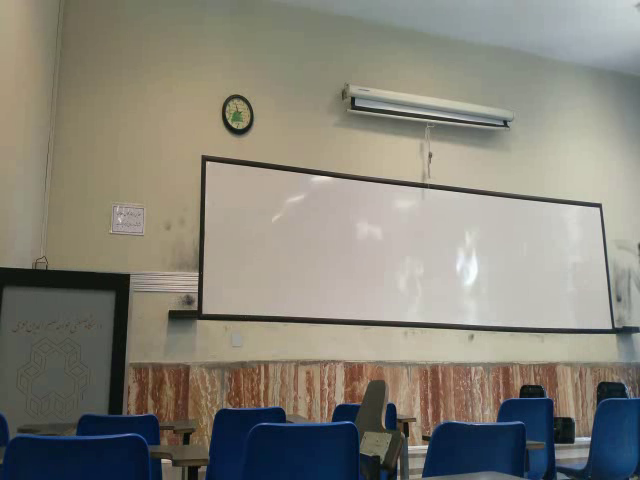
#> input picture frame 8 of Computer vision course-ws/Homwork1-ws/Aref_Tshirt.avi, 640 x 480 px, given in place of the camera
$ python Aref_Tshirt.py
#> lines starting #> are read from the running program, lines starting #| are printed output that depends on the picture; after the words box and inside, x2 and y2 are one past the last pixel; in counts of white or black regions, pixels touching at a corner belong together
import cv2
import numpy as np

cap=cv2.VideoCapture()

cap.open('/home/alireza/Documents/Homework 1/Make him invisible.avi')

stackedFrame = []
stackedCFrame = []

minHSV = np.array( [100, 10, 50] )
maxHSV = np.array( [155, 180, 210] )
kernel = np.ones( (5, 5), np.uint8 )

w=640
h=480
fourcc = cv2.VideoWriter_fourcc(*'XVID') # choose codec
out = cv2.VideoWriter('Aref_Tshirt.avi',fourcc, 30.0, (w,h))

while True:


     ret, I = cap.read()
#> I is the input picture: shape (480, 640, 3); mean B, G, R 120.1, 130.4, 133.1

     if ret == False:
          exit(0)
     else:

          hsv = cv2.cvtColor(I,cv2.COLOR_BGR2HSV)
#> hsv: shape (480, 640, 3); mean H, S, V 38.8, 59.8, 139.9
          mskHSV = cv2.inRange( hsv, minHSV, maxHSV )
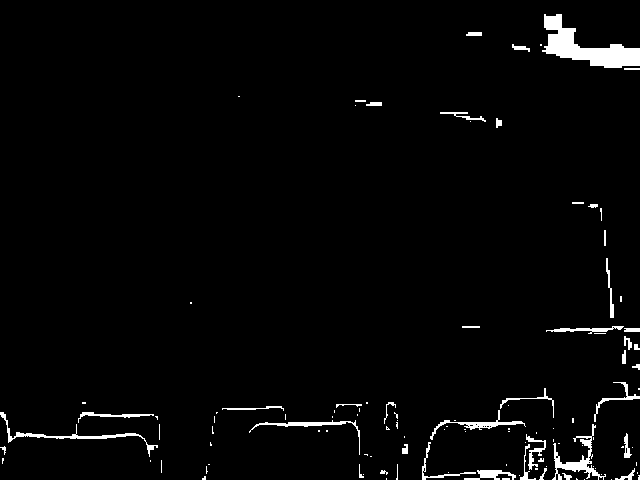
#> mskHSV: shape (480, 640); 2.5% white; 115 white regions (74 under 20 px), largest, box (x1, y1, x2, y2) and area: (542, 14, 640, 68) 2176, (552, 424, 606, 480) 677, (0, 412, 158, 457) 563

          cv2.medianBlur( mskHSV, 11 )
          T = cv2.erode(mskHSV,kernel)
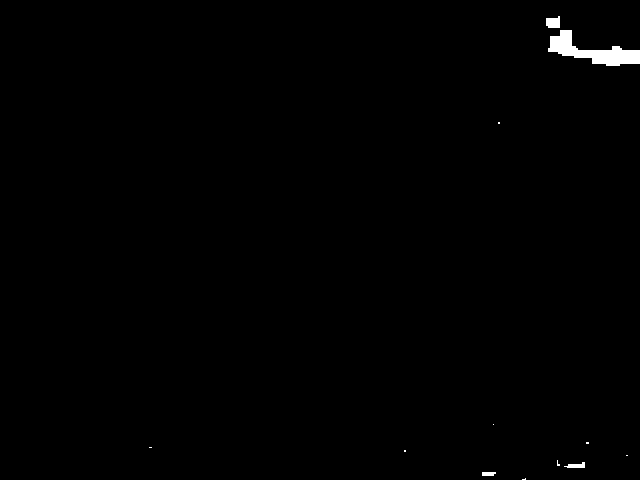
#> T: shape (480, 640); 0.55% white; 12 white regions (8 under 20 px), largest, box (x1, y1, x2, y2) and area: (548, 30, 640, 66) 1392, (546, 16, 560, 28) 140, (564, 462, 585, 468) 79, (482, 472, 496, 476) 52
          T= cv2.dilate(T,kernel)
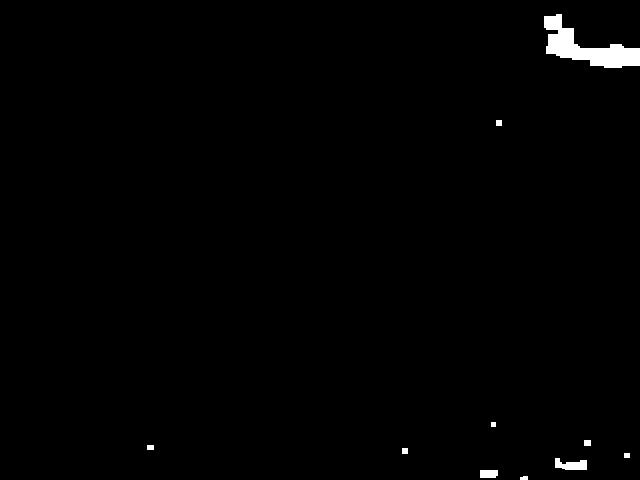
#> T: shape (480, 640); 0.91% white; 10 white regions, largest, box (x1, y1, x2, y2) and area: (544, 14, 640, 68) 2152, (555, 458, 587, 470) 265, (480, 470, 498, 478) 140

          stackedFrame.append(T)
          stackedCFrame.append(I)

          J= np.zeros(T.shape)
          W = np.zeros( T.shape )

          med=stackedFrame[int(len(stackedFrame)/2)]
          medColor=stackedCFrame[int(len(stackedCFrame)/2)]

          G=np.abs(T-med)
#> G: shape (480, 640); every value is 0
          J[G > 250]=255

          result=I.copy()

          cv2.medianBlur( np.uint8(J), 7 )


          msk1= cv2.bitwise_and(medColor, medColor, mask = np.uint8(J) )
#> msk1: shape (480, 640, 3); every value is 0
#> J: shape (480, 640) float64; every value is 0

          W[J==0] = 255
          W[J==255] = 0

          msk2 = cv2.bitwise_and( I, I, mask=np.uint8( W ) )
#> W: shape (480, 640) float64; every value is 255
          cv2.add(msk1,msk2,result)

          cv2.imshow("result",result)
          out.write(result)
          q = cv2.waitKey( 33 )
#> (key q is pressed here)
          if q == ord( 'q' ):
               exit( 0 )
#> (the program exits here)

$ run again, starting later in the video
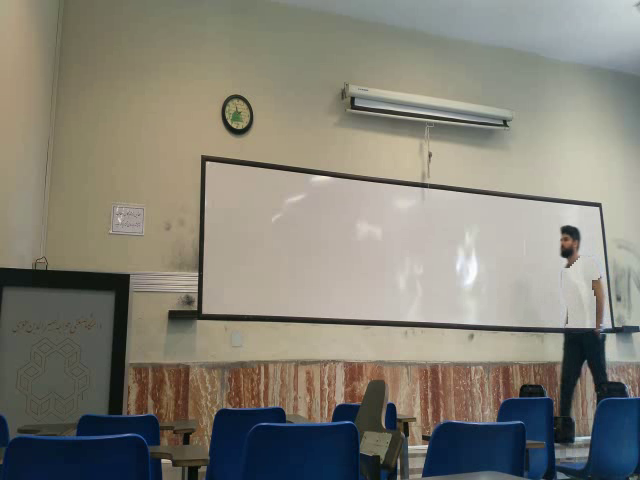
#> input picture frame 40 of Computer vision course-ws/Homwork1-ws/Aref_Tshirt.avi, 640 x 480 px, given in place of the camera
#> I is the input picture: shape (480, 640, 3); mean B, G, R 117.9, 128.5, 131
#> hsv: shape (480, 640, 3); mean H, S, V 39.6, 61.6, 137.9
#> `mskHSV = cv2.inRange( hsv, minHSV, maxHSV )`:
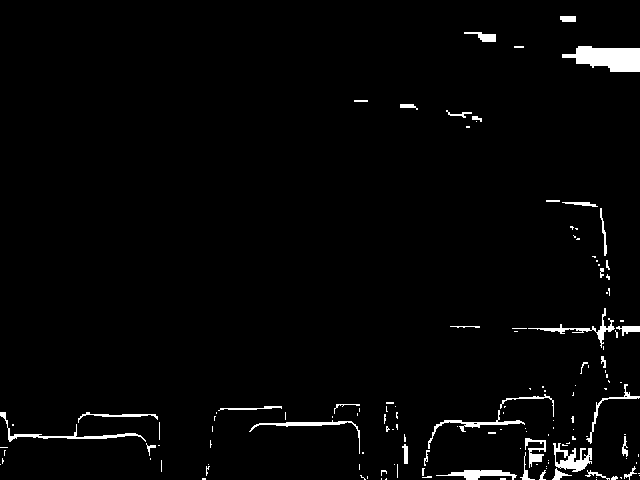
#> mskHSV: shape (480, 640); 2.3% white; 139 white regions (100 under 20 px), largest, box (x1, y1, x2, y2) and area: (562, 46, 640, 72) 1396, (553, 443, 592, 472) 529, (0, 412, 146, 442) 483
#> `T= cv2.dilate(T,kernel)`:
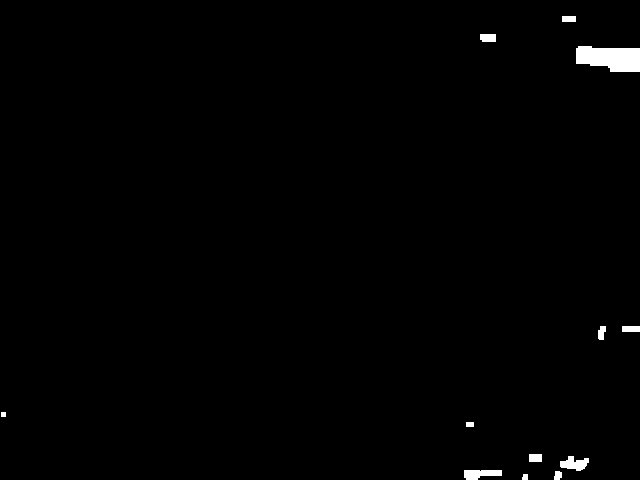
#> T: shape (480, 640); 0.83% white; 12 white regions, largest, box (x1, y1, x2, y2) and area: (576, 46, 640, 72) 1336, (464, 470, 502, 480) 283, (560, 456, 589, 471) 272
#> G: shape (480, 640); every value is 0
#> msk1: shape (480, 640, 3); every value is 0
#> J: shape (480, 640) float64; every value is 0
#> W: shape (480, 640) float64; every value is 255

$ run again, starting later in the video
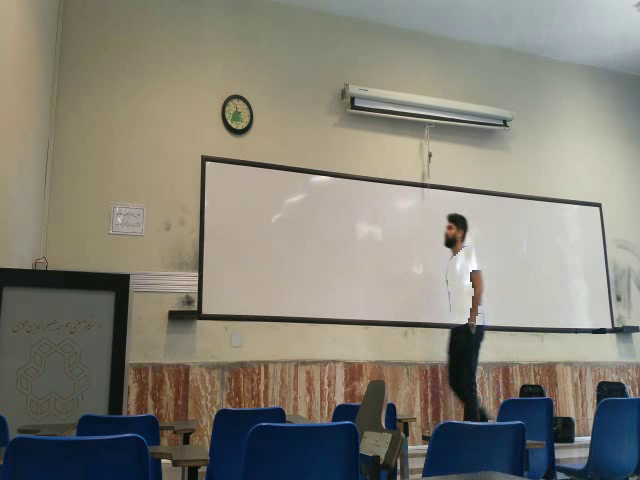
#> input picture frame 71 of Computer vision course-ws/Homwork1-ws/Aref_Tshirt.avi, 640 x 480 px, given in place of the camera
#> I is the input picture: shape (480, 640, 3); mean B, G, R 119, 129.8, 132.6
#> hsv: shape (480, 640, 3); mean H, S, V 39.4, 61.6, 139.4
#> `mskHSV = cv2.inRange( hsv, minHSV, maxHSV )`:
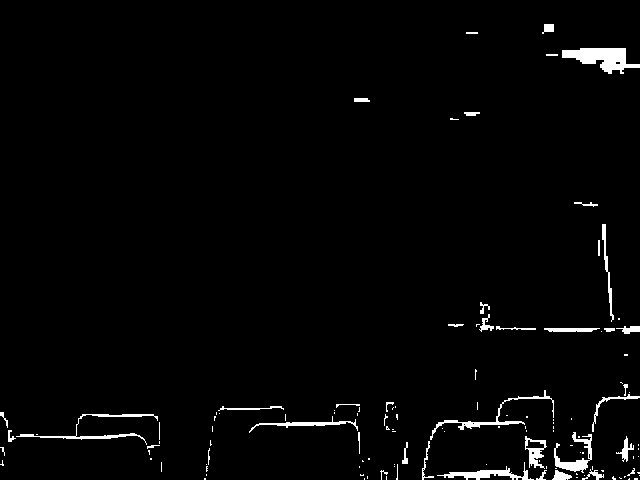
#> mskHSV: shape (480, 640); 2.1% white; 124 white regions (84 under 20 px), largest, box (x1, y1, x2, y2) and area: (562, 48, 640, 74) 1088, (16, 414, 158, 445) 540, (430, 390, 554, 440) 536
#> `T= cv2.dilate(T,kernel)`:
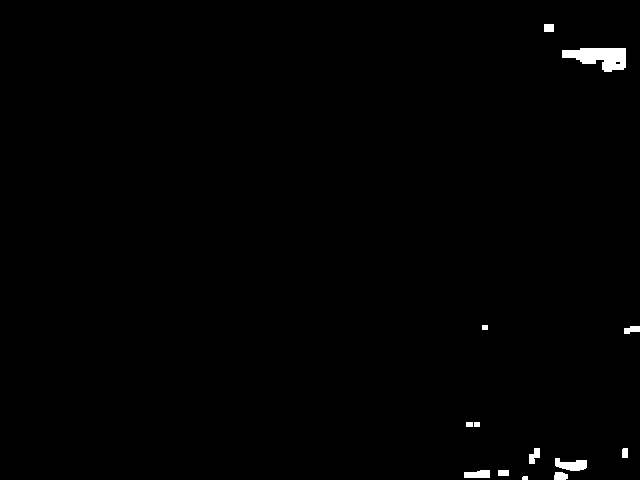
#> T: shape (480, 640); 0.68% white; 13 white regions, largest, box (x1, y1, x2, y2) and area: (562, 48, 626, 72) 1004, (555, 458, 587, 471) 281, (464, 470, 490, 478) 179
#> G: shape (480, 640); every value is 0
#> msk1: shape (480, 640, 3); every value is 0
#> J: shape (480, 640) float64; every value is 0
#> W: shape (480, 640) float64; every value is 255
